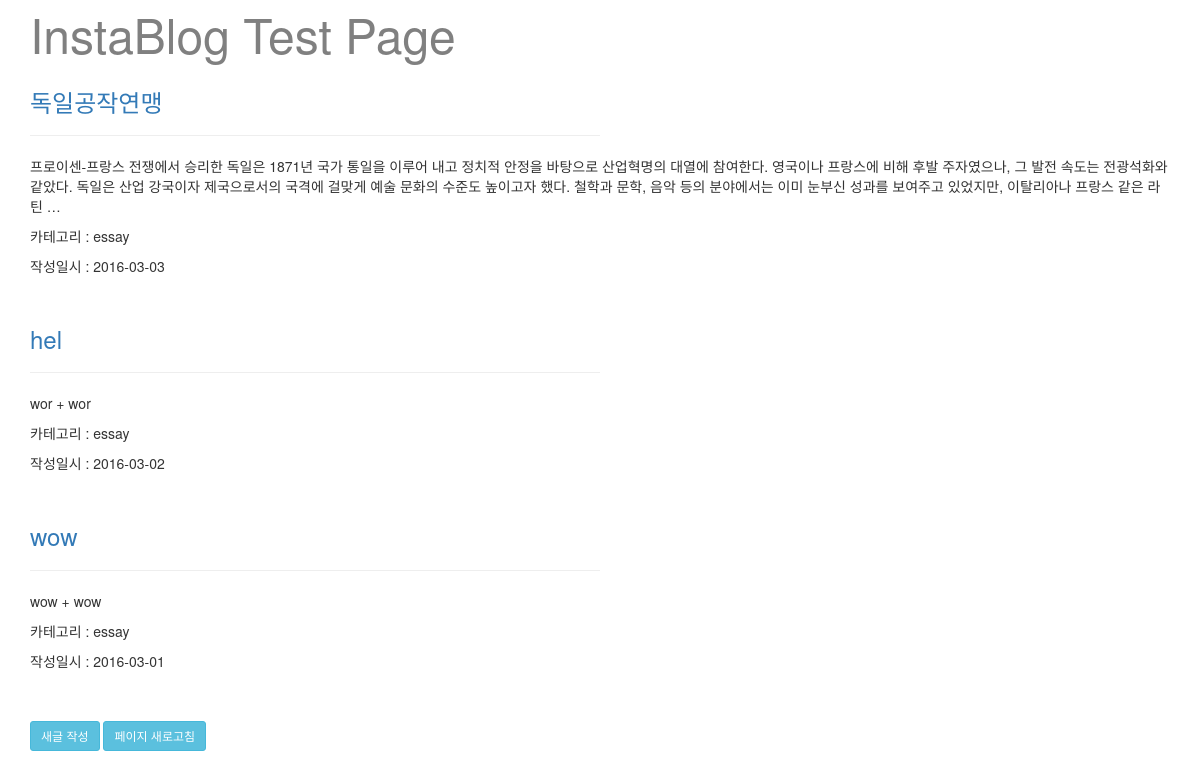
The app's page /, older data.
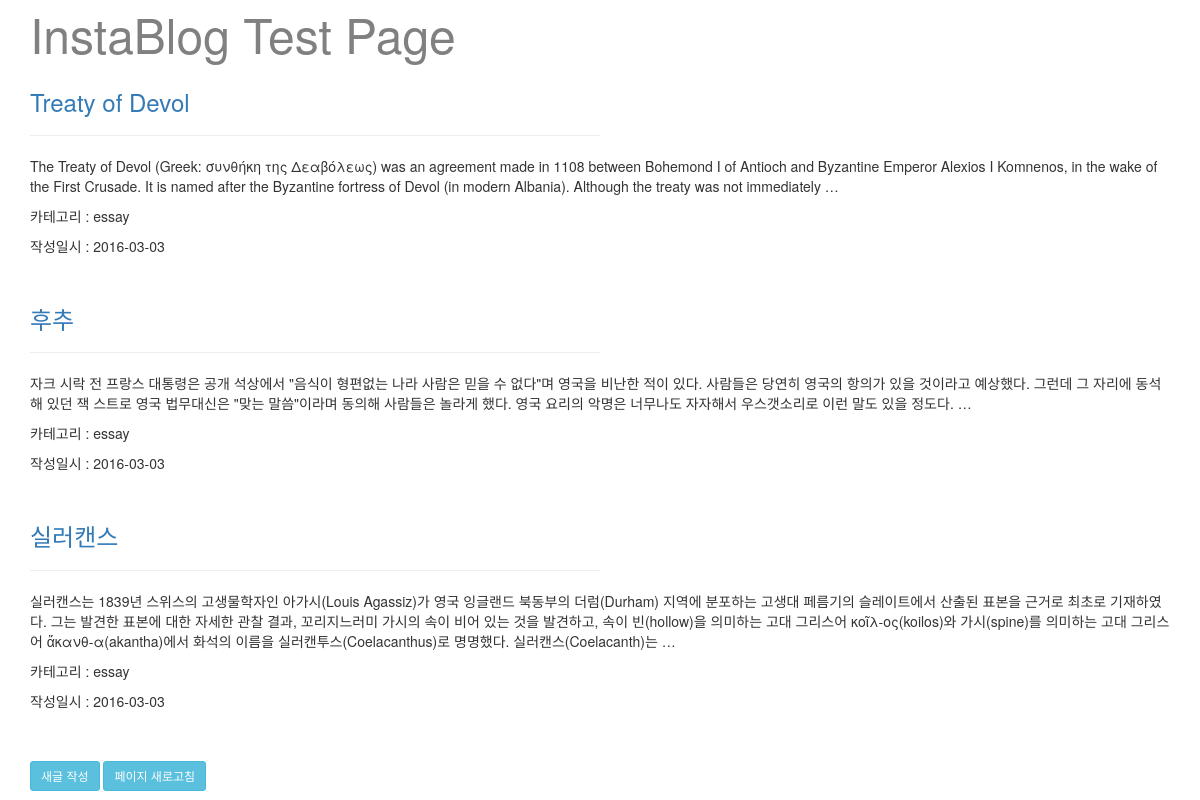
The same page, newer data.
### blog/models.py (models this page shows, shortened)
class Post(models.Model):
    user = models.ForeignKey(settings.AUTH_USER_MODEL) # 유저만이 글을 쓸 수 있음
    title = models.CharField(max_length = 200, db_index = True)
    content = models.TextField() # 제한이 없는 아주 큰 문자열
    created_at = models.DateTimeField(auto_now_add = True) # 처음 데이터가 들어갈때 생성 일시가 자동으로 들어가도록
    updated_at = models.DateTimeField(auto_now = True) # 저장 시점의 일시 정보를 입력
    tags = models.ManyToManyField('Tag', blank = True) # 'Tag' 모델 클래스의 이름을 문자열로 하는 이유는 장고가 나중에 처리하도록 하기 위해서. 문자열이 아닐 경우 Post 클래스보다 앞에 있어야 함.
    category = models.ForeignKey(Category, null = True, blank = False) # null은 db에서 사용하는 것 blank는 폼에서 사용하는 것
    is_model_field = False
    class Meta: # 디폴트 정렬 기준 설정 - 가장 최근글 우선
        ordering = ('-created_at', '-pk')

class Category(models.Model):
    cat = models.CharField(max_length = 40)

### blog/views.py (the view)
# urls.py: url(r'^$', blog_views.list_posts, name='list_posts'),
def list_posts(request):
    per_page = 3
    current_page = int(request.GET.get('page', 1)) # page가 있으면 값을 가져오고 없으면 1을 가져온다.
    all_posts = Post.objects.select_related().prefetch_related().all()
    pagi = Paginator(all_posts, per_page)
    try:
        pg = pagi.page(current_page)
    except PageNotAnInteger:
        pg = pagi.page(1)
    except EmptyPage:
        pg = []
        raise Http404("해당 페이지가 존재하지 않습니다.") # 404 에러 페이지로 이동
    return render(request, 'list_posts.html', {
        'posts': pg,
    })

### blog/templates/list_posts.html (shortened to what this page needs)
{% extends 'blog_layout.html' %}
{% load bootstrap3 %}
{% block content %}
<font color="grey" size="7">InstaBlog Test Page</font>
    {% for post in posts %}
    <div class="post_container">
        <h3><a href="{% url 'view_post' pk=post.pk %}">{{ post.title }}</a></h3>
        <hr width="50%" align="left" />
        <div class="post_content">
            <p>{{ post.content | truncatewords:"50" }}</p>
        </div>
        <div>
            <p>카테고리 : {{ post.category.cat }}</p>
            <p>작성일시 : {{ post.created_at | date:"Y-m-d" }}</p>
        </div><br>
    </div>
    {% empty %}
        <p>글이 전혀 없습니다.</p>
    {% endfor %}
    <br>
    <a href="{% url 'create_post' %}">
        <button type="button" class="btn btn-info btn-sm">새글 작성</button>
    </a>
    <a href="{% url 'list_posts' %}">
        <button type="button" class="btn btn-info btn-sm">페이지 새로고침</button>
    </a>
    <br>
{% endblock %}

Row changes from the older to the newer data that the page shows:
no longer on this page (row unchanged): Post: title "독일공작연맹", content "프로이센-프랑스 전쟁에서 승리한 독일은 1871년 국가 통일을 이루어 내고 정치적 안정을 바탕으로 산업혁명의 대열에 참여한다. 영국이나 프랑스에 비해 후발 주자였으나, 그 발전 속도는 전광석화와 같았다. 독일은 산업 강국이자 제국으로서의 국격에 걸맞게 예술 문화의 수준도 높이고자 했다. 철학과 문학, 음악 등의 분야에서는 이미 눈부신 성과를 보여주고 있었지만, 이탈리아나 프랑스 같은 라틴 …", category.cat "essay", created_at "2016-03-03"
no longer on this page (row unchanged): Post: title "hel", content "wor + wor", category.cat "essay", created_at "2016-03-02"
no longer on this page (row unchanged): Post: title "wow", content "wow + wow", category.cat "essay", created_at "2016-03-01"
added Post: title "Treaty of Devol", content "The Treaty of Devol (Greek: συνθήκη της Δεαβόλεως) was an agreement made in 1108 between Bohemond I of Antioch and Byzantine Emperor Alexios I Komnenos, in the wake of the First Crusade. It is named after the Byzantine fortress of Devol (in modern Albania). Although the treaty was not immediately …", category.cat "essay", created_at "2016-03-03"
added Post: title "후추", content "자크 시락 전 프랑스 대통령은 공개 석상에서 \"음식이 형편없는 나라 사람은 믿을 수 없다\"며 영국을 비난한 적이 있다. 사람들은 당연히 영국의 항의가 있을 것이라고 예상했다. 그런데 그 자리에 동석해 있던 잭 스트로 영국 법무대신은 \"맞는 말씀\"이라며 동의해 사람들은 놀라게 했다. 영국 요리의 악명은 너무나도 자자해서 우스갯소리로 이런 말도 있을 정도다. …", category.cat "essay", created_at "2016-03-03"
added Post: title "실러캔스", content "실러캔스는 1839년 스위스의 고생물학자인 아가시(Louis Agassiz)가 영국 잉글랜드 북동부의 더럼(Durham) 지역에 분포하는 고생대 페름기의 슬레이트에서 산출된 표본을 근거로 최초로 기재하였다. 그는 발견한 표본에 대한 자세한 관찰 결과, 꼬리지느러미 가시의 속이 비어 있는 것을 발견하고, 속이 빈(hollow)을 의미하는 고대 그리스어 κοῖλ-ος(koilos)와 가시(spine)를 의미하는 고대 그리스어 ἄκανθ-α(akantha)에서 화석의 이름을 실러캔투스(Coelacanthus)로 명명했다. 실러캔스(Coelacanth)는 …", category.cat "essay", created_at "2016-03-03"
